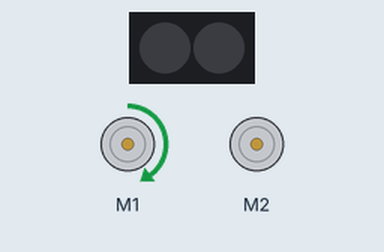
A sketch run on a simulated Arduino Nano, built with avr-gcc and run on an emulated ATmega328P. Parts: 2 × DC motor (green arrow = forward, orange = backward, longer = faster), 2 RGB LEDs in strip order, left to right.

Above: at 0.1 s.
At 2.1 s:
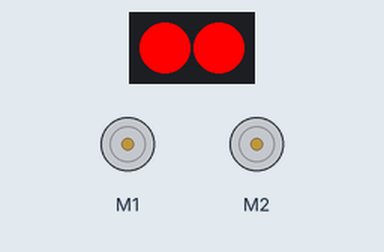
Timing chart, 0 to 3.6 s (numbered marks = the images above):
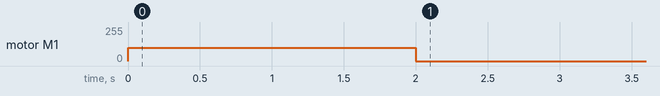

The sketch:

base_mbot_code.ino
```cpp
#include <Arduino.h>
#include <MeMCore.h>
MeRGBLed led(0,30);
MeDCMotor motor1(M1);
MeDCMotor motor2(M2);

void right(){
  motor1.run(1000);
  motor2.run(0);
}
void left(){
  motor1.run(0);
  motor2.run(-1000);
}
void round1(){
  motor1.run(100);
  motor2.run(0);
}
void round2(){
  motor1.run(0);
  motor2.run(-100);


}
void green() {
  led.setpin(13);

     pinMode(A7,INPUT);
 led.setColor(0,255,0); // Set both Led to green
 led.show();
 delay(500);
 }
 void red() {
  led.setpin(13);

     pinMode(A7,INPUT);

 led.setColor(255,0,0); // Set LED to Red
 led.show();
 delay (500);
}
void forward(){
  green();
  motor1.run(100); // Can be an int from -255 to 255
  motor2.run(-100);
}
void stop(){
  motor1.stop();
  motor2.stop();
  red();
}
void setup() {
  round1();
  delay(2000);
  stop();


}

void loop() {

  // put your main code here, to run repeatedly:

}
```
